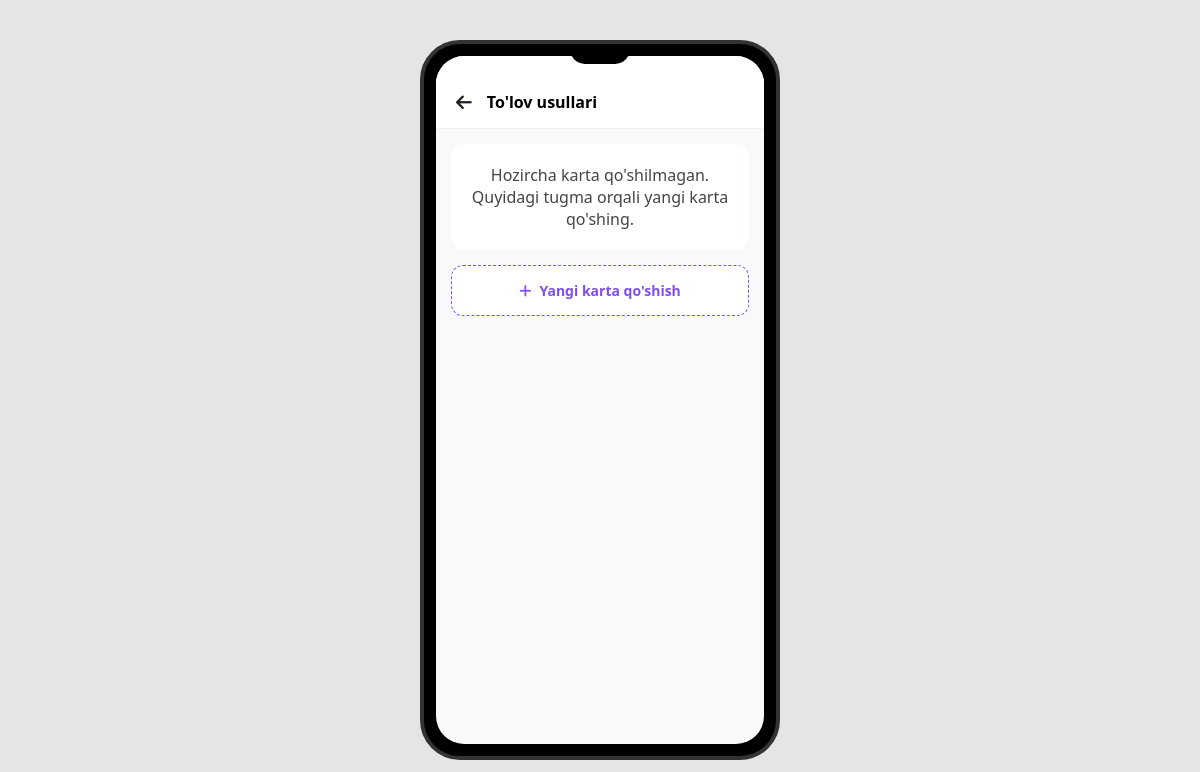
The app's page /tolov_usullari/ (signed in), older data.
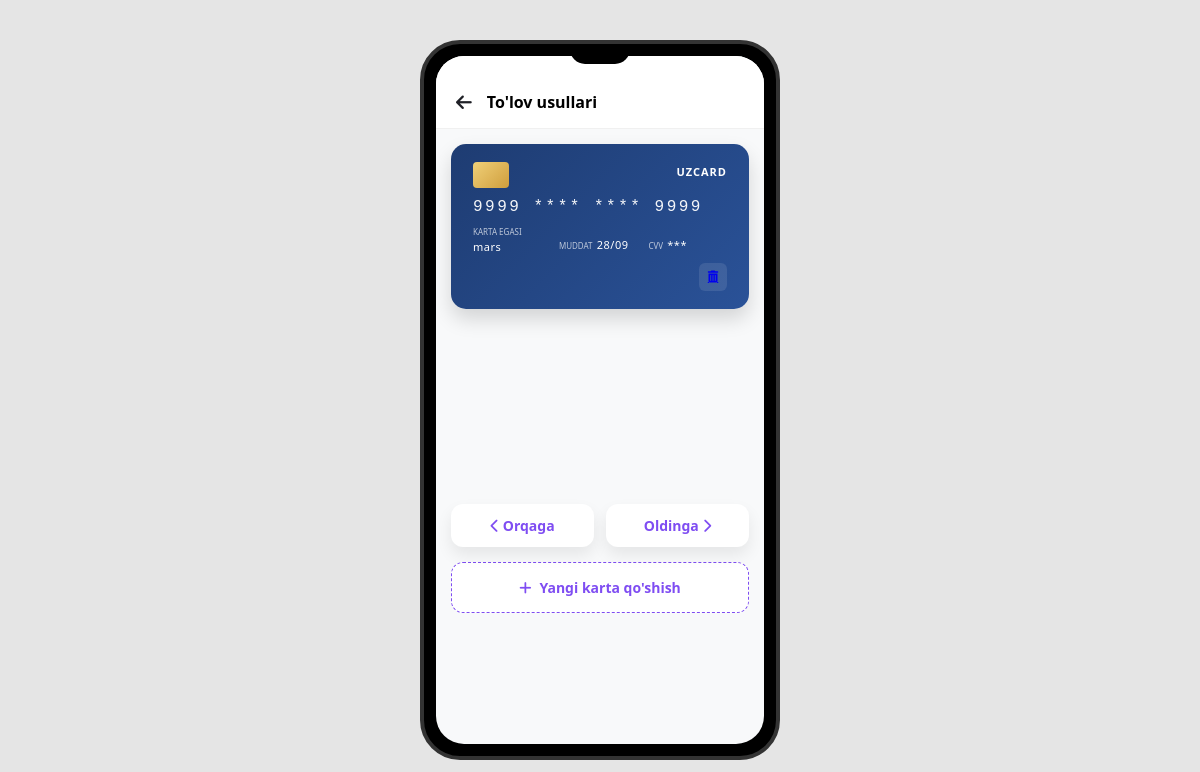
The same page, newer data.
### app/models.py (models this page shows, shortened)
class BaseCreatedModel(models.Model):
    created_at = models.DateTimeField(auto_now_add=True)
    updated_at = models.DateTimeField(auto_now=True)
    class Meta:
        abstract = True

class User_carts(BaseCreatedModel):
    karta_nomer = models.CharField(max_length=19)
    cart_egasi = models.ForeignKey(Users, on_delete=models.CASCADE, related_name='banks_carts')
    muddat = models.CharField(max_length=5)
    cvv = models.CharField(max_length=3)
    @property
    def masked_number(self):
        clean_number = self.karta_nomer.replace(" ", "")
        if len(clean_number) >= 16:
            return f"{clean_number[:4]} **** **** {clean_number[-4:]}"
        return clean_number

class Users(AbstractUser):
    class UserTypes(models.TextChoices):
        Admin = 'Admin', 'Admin'
        CLENT = 'Clent', 'Mijoz'
    avatar = models.ImageField(upload_to='avatar/', blank=True, null=True)
    user_type = models.CharField(max_length=500, choices=UserTypes.choices, default=UserTypes.CLENT)
    phone = models.CharField(max_length=50, blank=True, null=True)
    def __str__(self):
        return self.username

### app/views.py (the view)
# urls.py: path('tolov_usullari/', tolov_usullari, name='tolov_usullari'),
@login_required(login_url='login_viuw')
def tolov_usullari(request):
    banks_carts = User_carts.objects.filter(cart_egasi=request.user)
    return render(request, 'userlar/tolov_usul.html', {
        'banks_carts': banks_carts
    })

### app/context_processors.py (called while the page is built)
def cart_item_count(request):
    count = 0
    if request.user.is_authenticated:
        count = ShopingModel.objects.filter(user=request.user).count()
    return {'cart_item_count': count}

### templates/userlar/tolov_usul.html (shortened to what this page needs)
<!DOCTYPE html>
<html lang="uz">
<head>
  <link rel="stylesheet" href="https://cdnjs.cloudflare.com/ajax/libs/font-awesome/6.4.0/css/all.min.css" />
</head>
<body>
  <div class="phone">
    <div class="notch"></div>
    <div class="screen">
      <div class="page-header">
        <i href="{% url 'tolov_usullari' %}" class="fa-solid fa-arrow-left back-btn" onclick="history.back()"></i>
        <h2 style="font-size: 16px; margin: 0;">To'lov usullari</h2>
      </div>
      <div class="card-list">
        {% if banks_carts %}
          <div class="card-carousel" id="cardCarousel">
            {% for card in banks_carts %}
              <div class="bank-card carousel-item{% if forloop.first %} active{% endif %}">
                <div class="card-type-logo">UZCARD</div>
                <div class="card-chip"></div>
                <span class="card-number">{{ card.masked_number }}</span>
                <div class="card-footer">
                  <div class="footer-left">
                    <span class="card-label">Karta egasi</span>
                    <span class="card-value">{{ card.cart_egasi }}</span>
                  </div>
                  <div class="footer-right" style="margin-right: 40px;"> <div>
                      <span class="card-label">Muddat</span>
                      <span class="card-value">{{ card.muddat }}</span>
                    </div>
                    <div>
                      <span class="card-label">CVV</span>
                      <span class="card-value">***</span>
                    </div>
                  </div>
                </div>
                <a href="{% url 'delete_card' card.id %}" class="delete-card" onclick="return confirm('Karta o\'chirilsinmi?');">
                  <i class="fa-solid fa-trash-can"></i>
                </a>
              </div>
            {% endfor %}
          </div>
          <div class="carousel-controls">
            <button type="button" class="carousel-btn" id="prevCard"><i class="fa-solid fa-chevron-left"></i> Orqaga</button>
            <button type="button" class="carousel-btn" id="nextCard">Oldinga <i class="fa-solid fa-chevron-right"></i></button>
          </div>
        {% else %}
          <div style="padding: 20px; color: #444; background: #fff; border-radius: 14px; text-align: center; margin-bottom: 15px;">
            Hozircha karta qo'shilmagan. Quyidagi tugma orqali yangi karta qo'shing.
          </div>
        {% endif %}
        <a href="{% url 'yangi_karta' %}" class="add-card-btn">
          <i class="fa-solid fa-plus" style="margin-right: 8px;"></i>
          Yangi karta qo'shish
        </a>
      </div>
    </div>
  </div>
</body>
</html>

Row changes from the older to the newer data that the page shows:
added User_carts: masked_number "9999 **** **** 9999", cart_egasi "mars", muddat "28/09"
Text that changed along with them:
text no longer shown: "Hozircha karta qo'shilmagan. Quyidagi tugma orqali yangi karta qo'shing."
text now shown: "Orqaga Oldinga"
